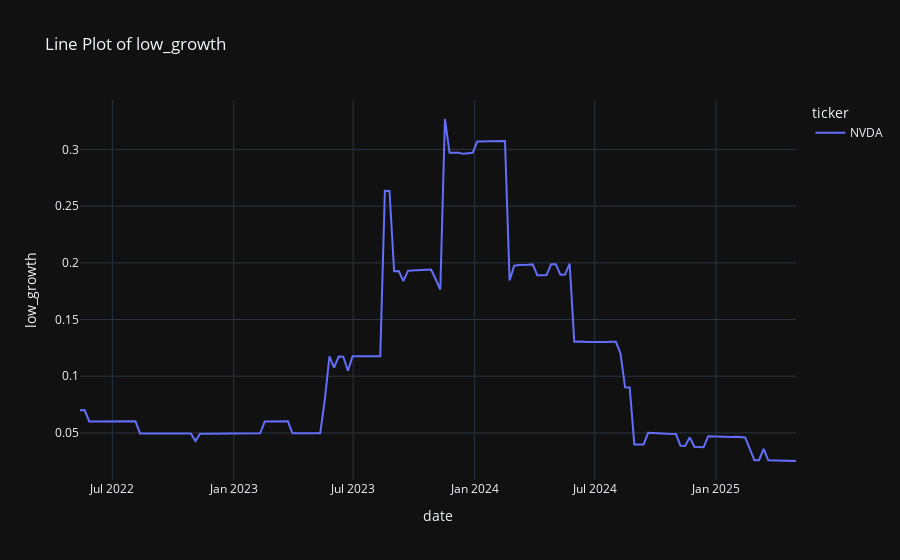

Here is the notebook cell this chart was saved with:
### Code cell
df_last_3_years[[result.reset_index()["index"].values[0][0]]].query("ticker == @ticker").plot_line()

### Figure 1 — Plotly figure (JSON) as saved in the notebook; plotly's stock layout.template omitted (floating-point values rounded to 4 significant figures; data arrays with more than 128 entries replaced by an {"elided": "..."} marker saying what was removed)
{"data": [{"hovertemplate": "ticker=NVDA<br>date=%{x}<br>low_growth=%{y}<extra></extra>", "legendgroup": "NVDA", "line": {"color": "#636efa", "dash": "solid"}, "marker": {"symbol": "circle"}, "mode": "lines", "name": "NVDA", "orientation": "v", "showlegend": true, "type": "scatter", "x": {"elided": "158 str values"}, "xaxis": "x", "y": {"elided": "158 float values"}, "yaxis": "y"}], "layout": {"legend": {"title": {"text": "ticker"}, "tracegroupgap": 0}, "title": {"text": "Line Plot of low_growth"}, "xaxis": {"anchor": "y", "domain": [0, 1], "title": {"text": "date"}}, "yaxis": {"anchor": "x", "domain": [0, 1], "title": {"text": "low_growth"}}}}
